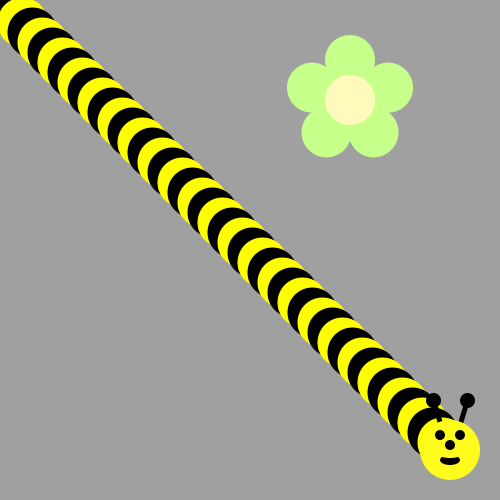
Frame 1 (no input)
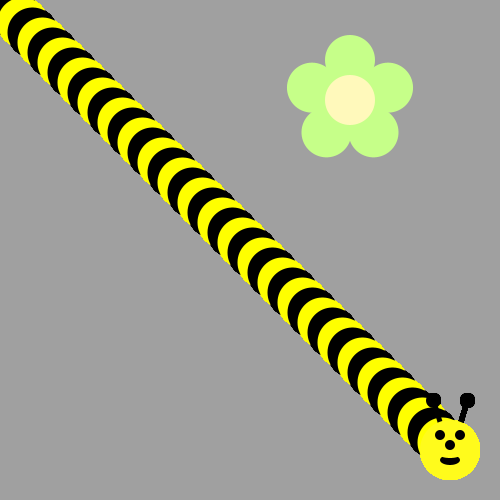
Frame 60 (the mouse pressed at the canvas centre just before this capture)
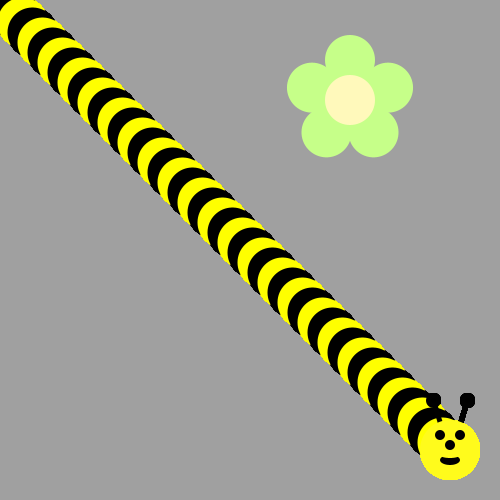
Frame 120 (the mouse held since frame 60 and released just before this capture)

The Processing sketch that drew these frames (run headless with seeded random() and noise(); from frame 60 on, the mouse is pressed at the canvas centre):

// Processing sketch: bumble_bee
// ── bumble_bee.pde

void setup() {
     ellipseMode(CENTER);
     size(500, 500);
     background(160, 160, 160);
     drawFlower(350, 100);
}

void draw() {
  
// First run the program and you should see a flower.  
  
  
/* Then, use a loop to make a body for the Bee! 
(see the image on the recipe, it's a diagonal line of circles)
Use remainder to make the colors alternate between yellow and black
*/
int i = 0;
while (i < 45){
  if (i%2==0){
    fill (255,255,0);
  }
  else {
    fill (0,0,0);
  }
  ellipse (2.5+(10*i),2.5+(10*i),50,50);
  i +=1;
}



/*
Now put his head on using drawBeeFace(x,y)
*/
drawBeeFace(450,450);
}

/**************   Use these methods but  DON'T CHANGE THE CODE BELOW  **************/

void drawFlower(int x, int y) {
     noStroke();
     translate(x, y);
     // draw 5 petals, rotating after each one
     fill(#c6ff89);      // green
      for (int i = 0; i < 5; i++) {
           ellipse(0, -40, 50, 50);
          rotate(radians(72));
     }
     fill(#fff9bb); // light yellow
     ellipse(0, 0, 50, 50);
} 
void drawBeeFace(int BeeFaceX, int BeeFaceY) {
     noStroke();
     fill(0, 0, 0);
     stroke(1);
     strokeWeight(5);
     line(BeeFaceX-10, BeeFaceY-27, BeeFaceX-17, BeeFaceY-50);
     line(BeeFaceX+10, BeeFaceY-27, BeeFaceX+17, BeeFaceY-50);
     ellipse(BeeFaceX-17, BeeFaceY-50, 10, 10);
     ellipse(BeeFaceX+17, BeeFaceY-50, 10, 10);
     noStroke();
     fill(255, 251, 28);
     ellipse(BeeFaceX, BeeFaceY, 60, 60); // face
     fill(255, 237, 209);
     fill(0,0,0);
      ellipse(BeeFaceX-10, BeeFaceY-15, 10, 10); // eyes
     ellipse(BeeFaceX+10, BeeFaceY-15, 10, 10);
      ellipse(BeeFaceX, BeeFaceY-5, 10, 10); // nose
      ellipse(BeeFaceX, BeeFaceY+10, 20, 10);// mouth
     fill(255, 251, 28);
     ellipse(BeeFaceX, BeeFaceY+5, 20, 6);
}
